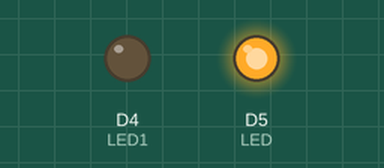
Simulated run of this sketch. Board: ESP8266 (NodeMCU). On the bench: output pins drawn as LEDs (lit = HIGH).

Above: at 0.5 s.
At 1.5 s:
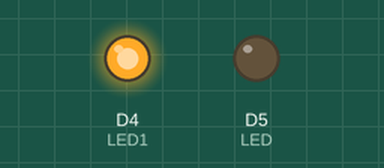
At 5.5 s:
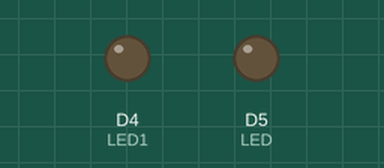
Timing chart, 0 to 6.9 s (numbered marks = the images above):
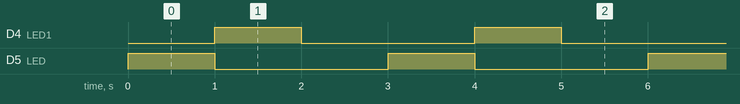

The sketch:

ledblink.ino
```cpp
//#define BUILTIN_LED 5
int LED = D5;
int LED1 = D4;
void setup() {
  pinMode(LED, OUTPUT);     // Initialize the BUILTIN_LED pin as an output
  pinMode(LED1, OUTPUT);     // Initialize the BUILTIN_LED pin as an output
digitalWrite(LED, LOW);
digitalWrite(LED1, LOW);
}

// the loop function runs over and over again forever
void loop() {
  digitalWrite(LED, HIGH); // Turn the LED on (Note that LOW is the voltage level
  delay(1000);
  digitalWrite(LED, LOW);                                  // but actually the LED is on; this is because
                                    // it is acive low on the ESP-01)
                      // Wait for a second
  digitalWrite(LED1, HIGH);  // Turn the LED off by making the voltage HIGH
  delay(1000);
  digitalWrite(LED1, LOW);
  delay(1000);                      // Wait for two seconds (to demonstrate the active low LED)
}
```

Measured:
- by itself, D4 (LED1), D5 (LED): alternates HIGH for 1.0 s and LOW for 2.0 s
- by itself, everything shown: repeats every 3.0 s, in 3 steps
